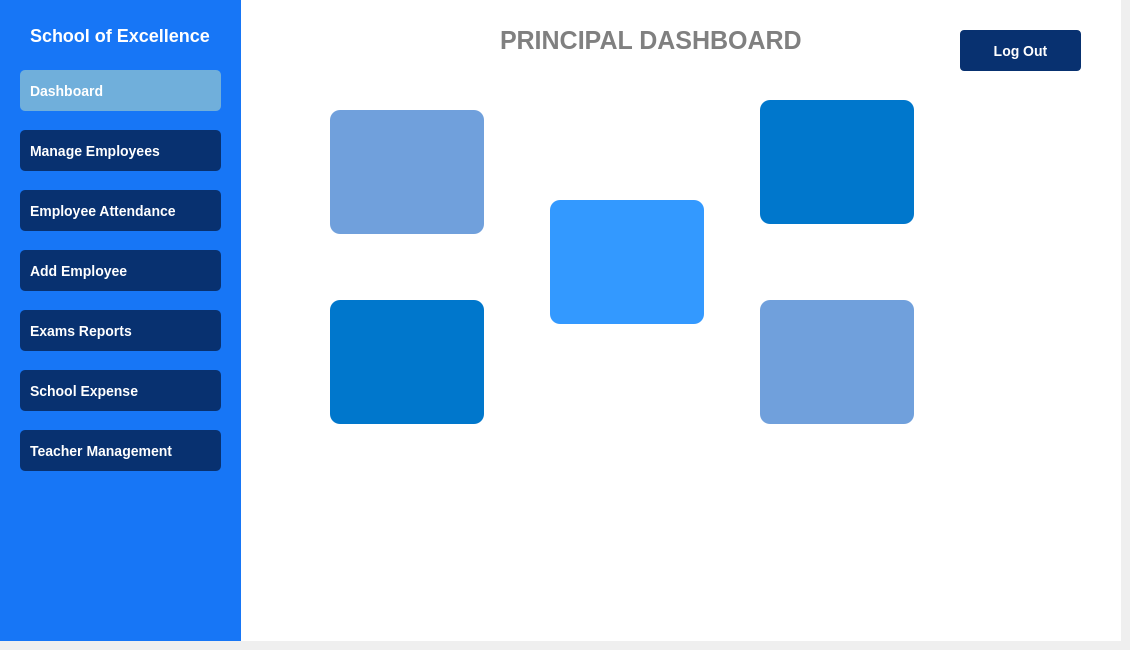
    <widget class="QWidget" name="PrincipalDashboard">
     <widget class="QGroupBox" name="groupBox_22">
      <property name="geometry">
       <rect>
        <x>240</x>
        <y>0</y>
        <width>881</width>
        <height>641</height>
       </rect>
      </property>
      <property name="styleSheet">
       <string notr="true">QGroupBox
{
background: white;
border: none;
}</string>
      </property>
      <property name="title">
       <string/>
      </property>
      <widget class="QPushButton" name="pushButton_61">
       <property name="geometry">
        <rect>
         <x>720</x>
         <y>30</y>
         <width>121</width>
         <height>41</height>
        </rect>
       </property>
       <property name="styleSheet">
        <string notr="true">QPushButton {
    background-color: rgb(8, 49, 112);
    color: white;
    border-radius: 4px;
    padding: 10px;
    font-size: 14px;
    font-weight: bold;
    text-align: center;
    padding-left: 10px;
}
QPushButton:hover 
{ 
background-color: rgb(17, 80, 180);
}</string>
       </property>
       <property name="text">
        <string>Log Out</string>
       </property>
       <property name="iconSize">
        <size>
         <width>12</width>
         <height>12</height>
        </size>
       </property>
      </widget>
      <widget class="QLabel" name="label_15">
       <property name="geometry">
        <rect>
         <x>260</x>
         <y>10</y>
         <width>301</width>
         <height>61</height>
        </rect>
       </property>
       <property name="styleSheet">
        <string notr="true">QLabel
{
color: grey;
font-size: 25px;
font-weight: bold;
text-align: center;
qproperty-alignment: AlignCenter;
}</string>
       </property>
       <property name="text">
        <string>PRINCIPAL DASHBOARD</string>
       </property>
      </widget>
      <widget class="QLabel" name="label_43">
       <property name="geometry">
        <rect>
         <x>90</x>
         <y>110</y>
         <width>154</width>
         <height>124</height>
        </rect>
       </property>
       <property name="styleSheet">
        <string notr="true">QLabel
{
 background-color:  rgb(112, 160, 220);
border-radius: 10px; 
color: white;
font-size: 13px;
  min-width: 150px;   /* Minimum width */
    min-height: 120px;   /* Minimum height */
    qproperty-wordWrap: true; /* Enable word wrap */
    qproperty-alignment: 'AlignHCenter | AlignVCenter'; /* Center text */
    padding: 2px;       /* Small padding */
font-weight: bold;
}</string>
       </property>
       <property name="text">
        <string/>
       </property>
      </widget>
      <widget class="QLabel" name="label_44">
       <property name="geometry">
        <rect>
         <x>520</x>
         <y>300</y>
         <width>154</width>
         <height>124</height>
        </rect>
       </property>
       <property name="styleSheet">
        <string notr="true">QLabel
{
 background-color:  rgb(112, 160, 220);
border-radius: 10px; 
color: white;
font-size: 13px;
  min-width: 150px;   /* Minimum width */
    min-height: 120px;   /* Minimum height */
    qproperty-wordWrap: true; /* Enable word wrap */
    qproperty-alignment: 'AlignHCenter | AlignVCenter'; /* Center text */
    padding: 2px;       /* Small padding */
font-weight: bold;
}</string>
       </property>
       <property name="text">
        <string/>
       </property>
      </widget>
      <widget class="QLabel" name="label_45">
       <property name="geometry">
        <rect>
         <x>90</x>
         <y>300</y>
         <width>154</width>
         <height>124</height>
        </rect>
       </property>
       <property name="styleSheet">
        <string notr="true">QLabel
{
 background-color: rgb(0, 119, 204);
border-radius: 10px; 
color: white;
font-size: 13px;
  min-width: 150px;   /* Minimum width */
    min-height: 120px;   /* Minimum height */
    qproperty-wordWrap: true; /* Enable word wrap */
    qproperty-alignment: 'AlignHCenter | AlignVCenter'; /* Center text */
    padding: 2px;       /* Small padding */
}</string>
       </property>
       <property name="text">
        <string/>
       </property>
      </widget>
      <widget class="QLabel" name="label_47">
       <property name="geometry">
        <rect>
         <x>520</x>
         <y>100</y>
         <width>154</width>
         <height>124</height>
        </rect>
       </property>
       <property name="styleSheet">
        <string notr="true">QLabel
{
 background-color: rgb(0, 119, 204);
border-radius: 10px; 
color: white;
font-size: 13px;
  min-width: 150px;   /* Minimum width */
    min-height: 120px;   /* Minimum height */
    qproperty-wordWrap: true; /* Enable word wrap */
    qproperty-alignment: 'AlignHCenter | AlignVCenter'; /* Center text */
    padding: 2px;       /* Small padding */
}</string>
       </property>
       <property name="text">
        <string/>
       </property>
      </widget>
      <widget class="QLabel" name="label_48">
       <property name="geometry">
        <rect>
         <x>310</x>
         <y>200</y>
         <width>154</width>
         <height>124</height>
        </rect>
       </property>
       <property name="styleSheet">
        <string notr="true">QLabel
{
 background-color: rgb(51, 153, 255);
border-radius: 10px; 
color: white;
font-size: 13px;
  min-width: 150px;   /* Minimum width */
    min-height: 120px;   /* Minimum height */
    qproperty-wordWrap: true; /* Enable word wrap */
    qproperty-alignment: 'AlignHCenter | AlignVCenter'; /* Center text */
    padding: 2px;       /* Small padding */
}</string>
       </property>
       <property name="text">
        <string/>
       </property>
      </widget>
     </widget>
     <widget class="QGroupBox" name="groupBox_21">
      <property name="geometry">
       <rect>
        <x>0</x>
        <y>0</y>
        <width>241</width>
        <height>641</height>
       </rect>
      </property>
      <property name="styleSheet">
       <string notr="true">
QGroupBox {
    background-color: rgb(23, 118, 246); 
    color: white;
    border: none;
    font-size: 16px;
    font-weight: bold;
}</string>
      </property>
      <property name="title">
       <string/>
      </property>
      <widget class="QPushButton" name="pushButton_9">
       <property name="geometry">
        <rect>
         <x>20</x>
         <y>250</y>
         <width>201</width>
         <height>41</height>
        </rect>
       </property>
       <property name="styleSheet">
        <string notr="true">QPushButton {
    background-color: rgb(8, 49, 112);
    color: white;
    border-radius: 5px;
    padding: 10px;
    font-size: 14px;
    font-weight: bold;
    text-align: left;
    padding-left: 10px;
}
QPushButton:hover 
{ 
background-color: rgb(17, 80, 180);
}</string>
       </property>
       <property name="text">
        <string>Add Employee</string>
       </property>
       <property name="icon">
        <iconset>
         <normalon>:/icons /icons/student-card.png</normalon>
        </iconset>
       </property>
       <property name="iconSize">
        <size>
         <width>30</width>
         <height>35</height>
        </size>
       </property>
      </widget>
      <widget class="QPushButton" name="pushButton_15">
       <property name="geometry">
        <rect>
         <x>20</x>
         <y>190</y>
         <width>201</width>
         <height>41</height>
        </rect>
       </property>
       <property name="styleSheet">
        <string notr="true">QPushButton {
    background-color: rgb(8, 49, 112);
    color: white;
    border-radius: 5px;
    padding: 10px;
    font-size: 14px;
    font-weight: bold;
    text-align: left;
    padding-left: 10px;
}
QPushButton:hover 
{ 
background-color: rgb(17, 80, 180);
}</string>
       </property>
       <property name="text">
        <string>Employee Attendance</string>
       </property>
       <property name="icon">
        <iconset>
         <normalon>:/icons /icons/check-mark.png</normalon>
        </iconset>
       </property>
       <property name="iconSize">
        <size>
         <width>25</width>
         <height>25</height>
        </size>
       </property>
      </widget>
      <widget class="QPushButton" name="pushButton_22">
       <property name="geometry">
        <rect>
         <x>20</x>
         <y>130</y>
         <width>201</width>
         <height>41</height>
        </rect>
       </property>
       <property name="styleSheet">
        <string notr="true">QPushButton {
    background-color: rgb(8, 49, 112);
    color: white;
    border-radius: 5px;
    padding: 10px;
    font-size: 14px;
    font-weight: bold;
    text-align: left;
    padding-left: 10px;
}
QPushButton:hover 
{ 
background-color: rgb(17, 80, 180);
}</string>
       </property>
       <property name="text">
        <string>Manage Employees</string>
       </property>
       <property name="icon">
        <iconset>
         <normalon>:/icons /icons/employee.png</normalon>
        </iconset>
       </property>
       <property name="iconSize">
        <size>
         <width>30</width>
         <height>30</height>
        </size>
       </property>
      </widget>
      <widget class="QPushButton" name="pushButton_27">
       <property name="geometry">
        <rect>
         <x>20</x>
         <y>70</y>
         <width>201</width>
         <height>41</height>
        </rect>
       </property>
       <property name="styleSheet">
        <string notr="true">
QPushButton {
    background-color: rgb(112, 175, 219);
    color: white;
    border-radius: 5px;
    padding: 10px;
    font-size: 14px;
    font-weight: bold;
    text-align: left;
    padding-left: 10px;
}
</string>
       </property>
       <property name="text">
        <string>Dashboard</string>
       </property>
       <property name="icon">
        <iconset>
         <normalon>:/icons /icons/dashboard.png</normalon>
        </iconset>
       </property>
       <property name="iconSize">
        <size>
         <width>20</width>
         <height>20</height>
        </size>
       </property>
      </widget>
      <widget class="QLabel" name="label_14">
       <property name="geometry">
        <rect>
         <x>30</x>
         <y>20</y>
         <width>181</width>
         <height>31</height>
        </rect>
       </property>
       <property name="styleSheet">
        <string notr="true">QLabel
{
color: white;
font-size: 18px;
font-weight: bold;
text-align: center;
qproperty-alignment: AlignCenter;
}</string>
       </property>
       <property name="text">
        <string>School of Excellence </string>
       </property>
      </widget>
      <widget class="QPushButton" name="pushButton_34">
       <property name="geometry">
        <rect>
         <x>20</x>
         <y>310</y>
         <width>201</width>
         <height>41</height>
        </rect>
       </property>
       <property name="styleSheet">
        <string notr="true">QPushButton {
    background-color: rgb(8, 49, 112);
    color: white;
    border-radius: 5px;
    padding: 10px;
    font-size: 14px;
    font-weight: bold;
    text-align: left;
    padding-left: 10px;
}
QPushButton:hover 
{ 
background-color: rgb(17, 80, 180);
}</string>
       </property>
       <property name="text">
        <string>Exams Reports</string>
       </property>
       <property name="icon">
        <iconset>
         <normalon>:/icons /icons/exam.png</normalon>
        </iconset>
       </property>
       <property name="iconSize">
        <size>
         <width>25</width>
         <height>25</height>
        </size>
       </property>
      </widget>
      <widget class="QPushButton" name="pushButton_73">
       <property name="geometry">
        <rect>
         <x>20</x>
         <y>370</y>
         <width>201</width>
         <height>41</height>
        </rect>
       </property>
       <property name="styleSheet">
        <string notr="true">QPushButton {
    background-color: rgb(8, 49, 112);
    color: white;
    border-radius: 5px;
    padding: 10px;
    font-size: 14px;
    font-weight: bold;
    text-align: left;
    padding-left: 10px;
}
QPushButton:hover 
{ 
background-color: rgb(17, 80, 180);
}</string>
       </property>
       <property name="text">
        <string>School Expense</string>
       </property>
       <property name="icon">
        <iconset>
         <normalon>:/icons /icons/receipt.png</normalon>
        </iconset>
       </property>
       <property name="iconSize">
        <size>
         <width>25</width>
         <height>25</height>
        </size>
       </property>
      </widget>
      <widget class="QPushButton" name="pushButton_103">
       <property name="geometry">
        <rect>
         <x>20</x>
         <y>430</y>
         <width>201</width>
         <height>41</height>
        </rect>
       </property>
       <property name="styleSheet">
        <string notr="true">QPushButton {
    background-color: rgb(8, 49, 112);
    color: white;
    border-radius: 5px;
    padding: 10px;
    font-size: 14px;
    font-weight: bold;
    text-align: left;
    padding-left: 10px;
}
QPushButton:hover 
{ 
background-color: rgb(17, 80, 180);
}</string>
       </property>
       <property name="text">
        <string>Teacher Management</string>
       </property>
       <property name="icon">
        <iconset>
         <normalon>:/icons /icons/teacher.png</normalon>
        </iconset>
       </property>
       <property name="iconSize">
        <size>
         <width>25</width>
         <height>25</height>
        </size>
       </property>
      </widget>
     </widget>
    </widget>
